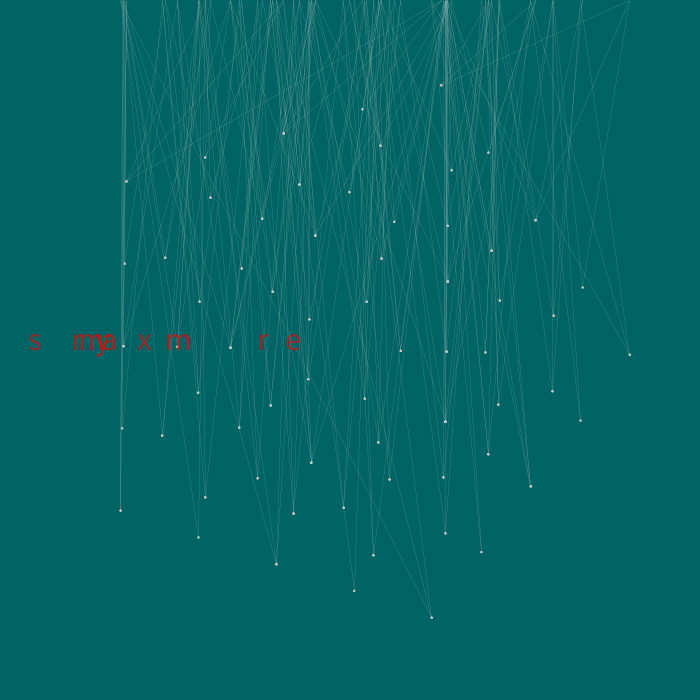
Frame 1 (no input)
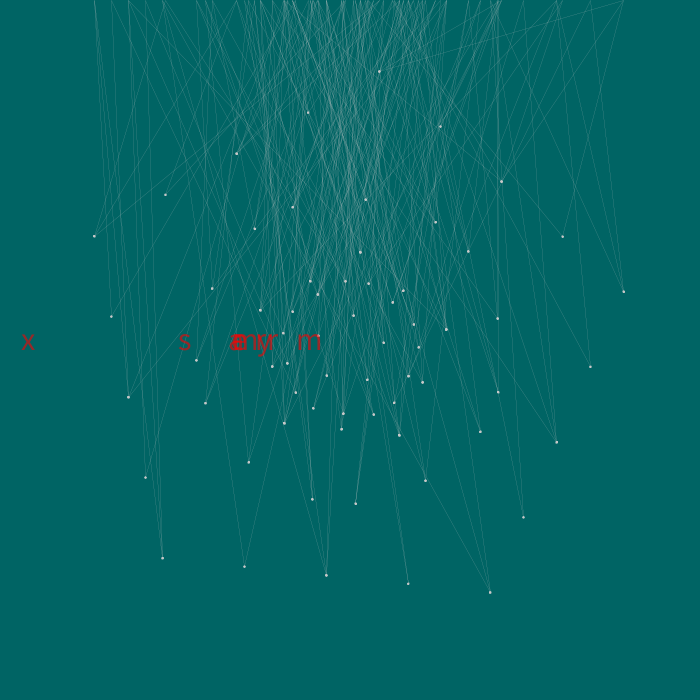
Frame 60 (the mouse pressed at the canvas centre just before this capture)
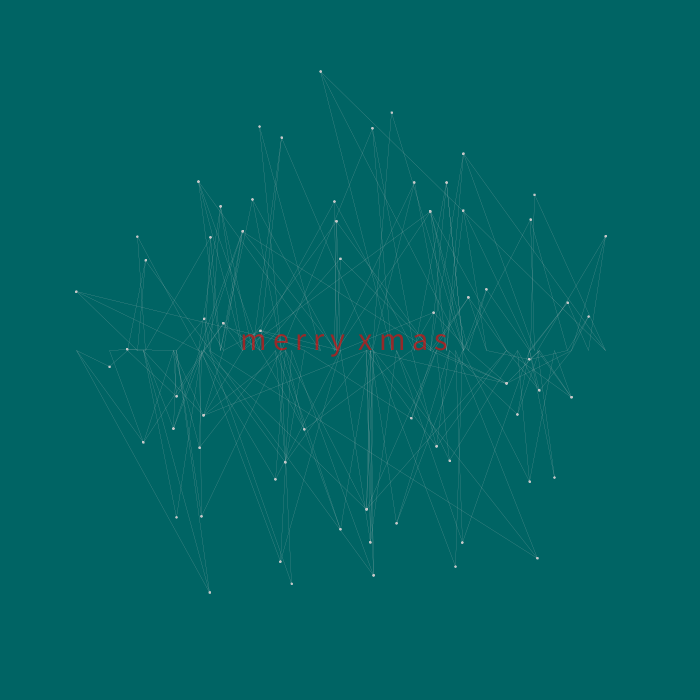
Frame 120 (the mouse held since frame 60 and released just before this capture)

The Processing sketch that drew these frames (run headless with seeded random() and noise(); from frame 60 on, the mouse is pressed at the canvas centre):

// Processing sketch: processing_127229
// ── processing_127229.pde

//practice on drawing pentagon using fractal
//base code refference by schien@mail.ncku.edu.tw
//xmas card with snowy point and line
//by chen-hsin chang

FractalRoot pentagon;
float _strutFactor = 0.2;
float _strutNoise;
int _maxLevels = 2;
float wordx=width/2.5;

void setup() { 
  size(700, 700); 
  _strutNoise = random(10);
}

void draw() {
  background(0, 100, 100);
  _strutNoise += 0.01; 
  _strutFactor = (noise(_strutNoise)*3)-1;
  pentagon = new FractalRoot(frameCount); 
  pentagon.drawShape();
  if (mousePressed) {

    textSize(32);
    fill(255, 0, 0, 150);
    text("m e r r y  x m a s", 240, height/2); 
    
  }
  else {
    textSize(32);
    fill(255, 0, 0, 150);
    text("m", mouseY/2+random(300), height/2); 
    text("e", mouseY/2+random(300), height/2);
    text("r", mouseY/2+random(300), height/2);
    text("r", mouseY/2+random(300), height/2);
    text("y", mouseY/2+random(300), height/2);
    text("x", mouseY/2+random(300), height/2);
    text("m", mouseY/2+random(300), height/2);
    text("a", mouseY/2+random(300), height/2);
    text("s", mouseY/2+random(300), height/2);
  }
}

void mousePressed() {
  if (wordx == width/2.5) {
    wordx = width/2.5;
  } 
  else {
    wordx = random(700);
  }
}



// the class to represent the pentagons
class FractalRoot { 
  PointObj[] pointArr = new PointObj[5]; 
  Branch rootBranch;

  FractalRoot(float startAngle) { 
    float centX = width/2; 
    float centY = height/2; 
    int count = 0; 
    for (int i = 0; i<360; i+=72) {
      float x = centX+(280*cos(radians(startAngle+i))); 
      float y = centY+(280*sin(radians(startAngle+i))); 
      pointArr[count] = new PointObj(x, y); 
      count++;
    } 

    rootBranch = new Branch(0, 0, pointArr);
  }

  void drawShape() { 
    rootBranch.drawMe();
  }
}

// supporting class to store points
class PointObj {
  float x, y;
  PointObj(float ex, float ey) {
    x = ex;
    y = ey;
  }
}

// supporting class to store branches
class Branch {
  int level, num;
  PointObj[] outerPoints = {
  };
  PointObj[] midPoints = {
  };
  PointObj[] projPoints = {
  };
  Branch[] myBranches = {
  };

  Branch(int lev, int n, PointObj[] points) {
    level= lev;
    num = n;
    outerPoints = points;
    midPoints = calcMidPoints();
    projPoints = calcProjPoints();
    if (level < _maxLevels) {
      Branch childBranch = new Branch(level+1, 0, projPoints); 
      myBranches = (Branch[])append(myBranches, childBranch);

      for (int k=0; k<outerPoints.length; k++) { 
        int nextk = (k+4)%outerPoints.length; 
        PointObj[] newPoints = {
          outerPoints[k], midPoints[k], projPoints[k], projPoints[nextk], midPoints[nextk]
        }; 
        childBranch = new Branch(level+1, k+1, newPoints);
        myBranches = (Branch[])append(myBranches, childBranch);
      }
    }
  }


  //change the line composition to make differnt graphic
  void drawMe() {
    strokeWeight((5 - level)/10);
    stroke(200);
    for (int i=0; i<outerPoints.length; i++) {
      int nexti = i+1;
      if (nexti == outerPoints.length) {
        nexti = 0;
      }
      line(outerPoints[i].x, outerPoints[i].y, outerPoints[nexti].x, mouseY);
      fill(200);
      ellipse(outerPoints[i].x, outerPoints[i].y, 2, 2);
    }

    /*
    // draw midpoints and projected lines
     strokeWeight(0.5); 
     fill(255, 150); 
     for (int j=0; j<midPoints.length; j++) {
     // draw midpoint
     ellipse(midPoints[j].x, midPoints[j].y, 15, 15);
     // draw projected line
     line(midPoints[j].x, midPoints[j].y, projPoints[j].x, projPoints[j].y); 
     ellipse(projPoints[j].x, projPoints[j].y, 15, 15);
     }
     */

    // ask the branches to draw themselves
    for (int k=0; k<myBranches.length; k++) {
      myBranches[k].drawMe();
    }
  }

  // methods for midpoint extrusion
  // the extrusion for any two points
  PointObj calcProjPoint(PointObj mp, PointObj op) { 
    float px, py; 
    px = mp.x + ((op.x - mp.x) * _strutFactor); 
    py = mp.y + ((op.y - mp.y) * _strutFactor); 
    return new PointObj(px, py);
  }
  // the extrusions for all midpoints
  PointObj[] calcProjPoints() {
    PointObj[] strutArray = new PointObj[midPoints.length]; 
    for (int i=0; i<midPoints.length; i++) {
      int nexti = (i+3)%midPoints.length; 
      PointObj thisSP = calcProjPoint(midPoints[i], outerPoints[nexti]); 
      strutArray[i] = thisSP;
    }
    return strutArray;
  }

  // methods for midpoint calculations
  // the midpoint between two points
  PointObj calcMidPoint(PointObj end1, PointObj end2) { 
    float mx, my; 
    mx = (end1.x + end2.x)/2; 
    my = (end1.y + end2.y)/2;
    return new PointObj(mx, my);
  }
  // the midpoints for all edges
  PointObj[] calcMidPoints() { 
    PointObj[] mpArray = new PointObj[outerPoints.length]; 
    for (int i = 0; i < outerPoints.length; i++) {
      int nexti = i+1; 
      if (nexti == outerPoints.length) {
        nexti = 0;
      }
      PointObj thisMP = calcMidPoint(outerPoints[i], outerPoints[nexti]); 
      mpArray[i] = thisMP;
    }
    return mpArray;
  }
}
